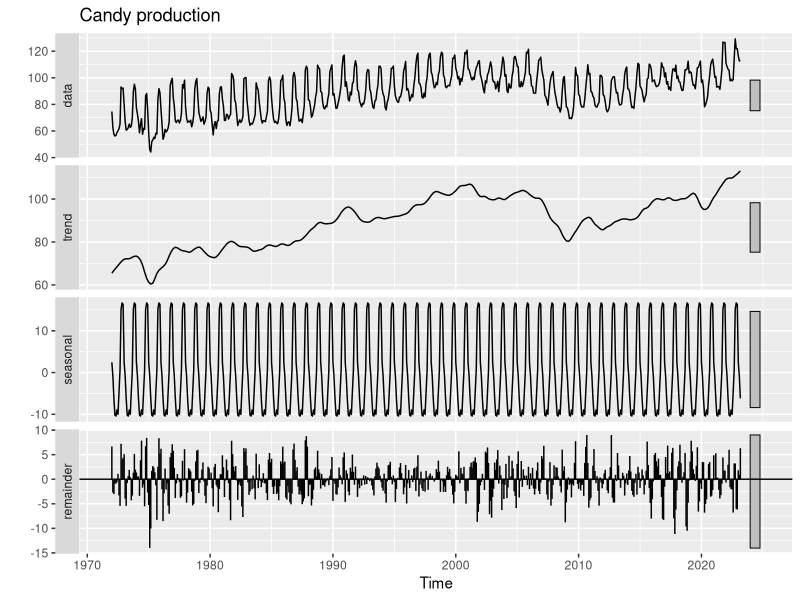
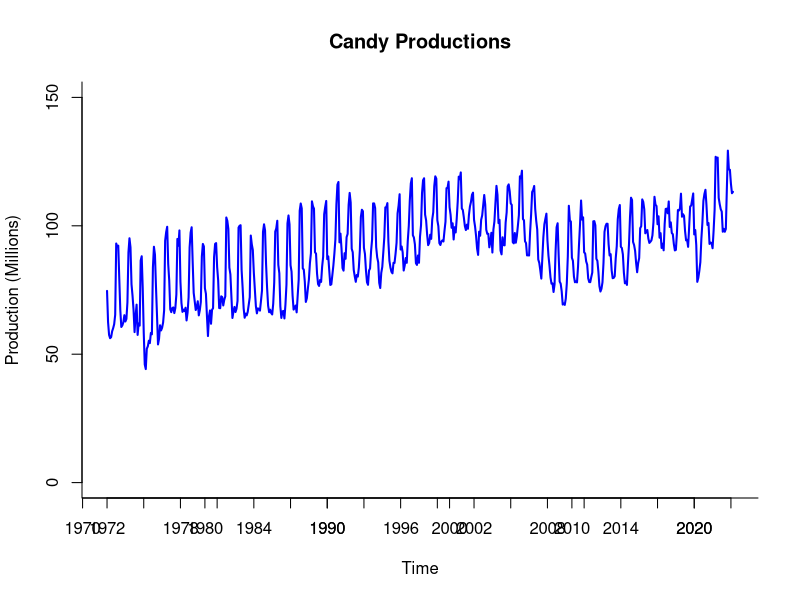
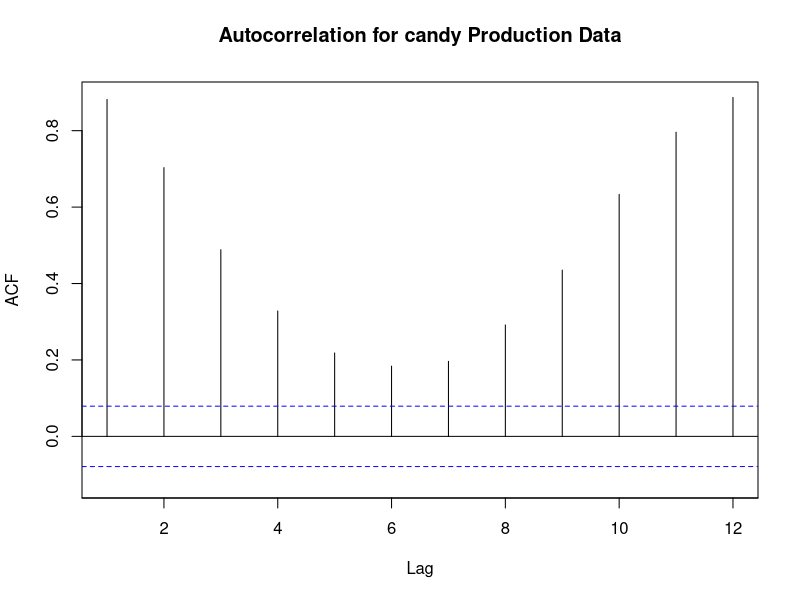

Write the R code that produced these figures, in order.

library(forecast)
library(zoo)
setwd("C:\\Users\\STSC\\Documents\\SPRING-2023\\timeseries\\project\\CandyProduction\\");
 
### Reading file and creating dataframe
candy_df <- read.csv("candy_production.csv");

candy_df

head(candy_df)


## Renaming column name


names(candy_df)[1] <- 'date'
names(candy_df)[2] <- 'production'

head(candy_df)

### Data cleaning


which(is.na(candy_df))

sum(is.na(candy_df))


prod.ts <- ts(candy_df$production, start = c(1972,1), end=c(2023,3),
               freq = 12);

prod.ts

production.stl <- stl(prod.ts, s.window = "periodic")
autoplot(production.stl, main="Candy production")


plot(prod.ts, 
     xlab = "Time", ylab = "Production (Millions)", 
     ylim = c(0, 150), main = "Candy Productions", 
     col = "blue", bty = "l", lwd = 2)
axis(1, at = seq(1972, 2023, 3), labels = format(seq(1972, 2023, 3)))
 

autocor <- Acf(prod.ts, lag.max = 12, 
               main = "Autocorrelation for candy Production Data")


Lag <- round(autocor$lag, 0)
ACF <- round(autocor$acf, 3)
data.frame(Lag, ACF)

length(prod.ts)

##### 
# Spliting the dataset into validation and training dataset
# Spliting the dataset into 80-20 ratio of training and validation set
# Since the dataset has 615 entries assiging 120 as size of validation set
###
nValid <- 120

nTrain <- length(prod.ts) - nValid
train.ts <- window(prod.ts, start = c(1972, 1), end = c(1972, nTrain))
train.ts
valid.ts <- window(prod.ts, start = c(1972, nTrain + 1), end = c(1972, nTrain + nValid))
valid.ts

####
##
# Linear Regression model with trend
#
#

train.lin <- tslm(train.ts ~ trend)

summary(train.lin)

####
##
# Trailing MA with 4, 7 and 10 window size
#
#

ma.trailing_4 <- rollmean(train.ts, k = 4, align = "right")
ma.trailing_7 <- rollmean(train.ts, k = 7, align = "right")
ma.trailing_10 <- rollmean(train.ts, k = 10, align = "right")
head(ma.trailing_4)
tail(ma.trailing_4)
head(ma.trailing_10)
tail(ma.trailing_7)

#####
##
#
#  Trailing MA forecasting
#
#

ma.trail_4.pred <- forecast(ma.trailing_4, h = nValid, level = 0)
ma.trail_4.pred
ma.trail_7.pred <- forecast(ma.trailing_7, h = nValid, level = 0)
ma.trail_7.pred
ma.trail_10.pred <- forecast(ma.trailing_10, h = nValid, level = 0)
ma.trail_10.pred

###
##
#  Accuracy comparision on Trailing MA
#
#

round(accuracy(ma.trail_4.pred$mean, valid.ts), 3)
round(accuracy(ma.trail_7.pred$mean, valid.ts),3)
round(accuracy(ma.trail_10.pred$mean, valid.ts), 3)

##
#
#  Regression Model - trend with seasonality for training data
# 
trend.seas <- tslm(train.ts ~ trend + season)
summary(trend.seas)
trend.seas.pred <- forecast(trend.seas, h = nValid, level = 0)
trend.seas.pred

####
##
#  Regression Model residuals of training set
#
#
trend.seas.res <- trend.seas$residuals
trend.seas.res

####
##
# Trailing MA on the residuels of LM of trend+seasonality 
#
ma.trail.res <- rollmean(trend.seas.res, k = 4, align = "right")
ma.trail.res
ma.trail.res.pred <- forecast(ma.trail.res, h = nValid, level = 0)
ma.trail.res.pred


###
# 
#  Two level residuels forecasting
#
#
fst.2level <- trend.seas.pred$mean + ma.trail.res.pred$mean
fst.2level
valid.df <- round(data.frame(valid.ts, trend.seas.pred$mean, 
                             ma.trail.res.pred$mean, 
                             fst.2level), 3)
names(valid.df) <- c("Production", "Regression.Fst", 
                     "MA.Residuals.Fst", "Combined.Fst")
valid.df

###
#
# Accuracy calculation based on validation data for 
# both trend+seasonality linear model and 2level model(ma+lm)
#
round(accuracy(trend.seas.pred$mean, valid.ts), 3)
round(accuracy(fst.2level, valid.ts), 3)
 

####
##
#
#  LM model on whole dataset on trend and seasonality
#
#
tot.trend.seas <- tslm(prod.ts ~ trend + season)
summary(tot.trend.seas)
tot.trend.seas.pred <- forecast(tot.trend.seas, h = 12, level = 0)
tot.trend.seas.pred

###
# Residuels
#
tot.trend.seas.res <- tot.trend.seas$residuals
tot.trend.seas.res

# Use trailing MA to forecast residuals for entire data set.
tot.ma.trail.res <- rollmean(tot.trend.seas.res, k = 4, align = "right")
tot.ma.trail.res

# Create forecast for trailing MA residuals for future 12 periods.
tot.ma.trail.res.pred <- forecast(tot.ma.trail.res, h = 12, level = 0)
tot.ma.trail.res.pred

# Develop 2-level forecast for future 12 periods by combining 
# regression forecast and trailing MA for residuals for future
# 12 periods.
tot.fst.2level <- tot.trend.seas.pred$mean + tot.ma.trail.res.pred$mean
tot.fst.2level

# Create a table with regression forecast, trailing MA for residuals,
# and total forecast for future 12 periods.
future12.df <- data.frame(tot.trend.seas.pred$mean, tot.ma.trail.res.pred$mean, 
                          tot.fst.2level)
names(future12.df) <- c("Regression.Fst", "MA.Residuals.Fst", "Combined.Fst")
future12.df

 
# Use accuracy() function to identify common accuracy measures.
# Use round() function to round accuracy measures to three decimal digits.
# Use accuracy() function to identify common accuracy measures.
# Use round() function to round accuracy measures to three decimal digits.
product.snaive.pred <- snaive(train.ts, h = nValid)
product.snaive.pred
round(accuracy(product.snaive.pred$mean, valid.ts), 3)
round(accuracy(trend.seas.pred$mean, valid.ts), 3)
round(accuracy(fst.2level, valid.ts), 3)



# Create simple exponential smoothing (SES)with alpha = 0.2.
# Use ets() function with model = "ANN", i.e., additive error(A), no trend (N),
# & no seasonality (N). Use alpha = 0.2 to fit SES over the original data.
ses.orig <- ets(prod.ts, model = "ANN", alpha = 0.2)
ses.orig

# Use ets() function with model = "AAN", i.e., additive error(A), 
# additive trend (A), & no seasonality (N). 
h.AAN <- ets(train.ts, model = "AAN", alpha = 0.1, beta = 0.1)
h.AAN
hw.ZZZ <- ets(train.ts, model = "ZZZ")
hw.ZZZ
# Use forecast() function to make predictions using this HW model with 
# validation period (nValid). 
# Show predictions in tabular format.
hw.ZZZ.pred <- forecast(hw.ZZZ, h = nValid, level = 0)
hw.ZZZ.pred


## FORECAST WITH HOLT-WINTER'S MODEL USING ENTIRE DATA SET INTO
## THE FUTURE FOR 12 PERIODS.

# Create Holt-Winter's (HW) exponential smoothing for  production data set. 
# Use ets() function with model = "ZZZ", to identify the best HW option
# and optimal alpha, beta, & gamma to fit HW for the entire data period.
HW.ZZZ <- ets(prod.ts, model = "ZZZ")
HW.ZZZ
hw.ZZZ <- ets(train.ts, model = "ZZZ")
hw.ZZZ
# Use forecast() function to make predictions using this HW model for
# 12 month into the future.
hw.ZZZ.pred <- forecast(hw.ZZZ, h = 12 , level = 0)
hw.ZZZ.pred
HW.ZZZ.pred <- forecast(HW.ZZZ, h = 12 , level = 0)
HW.ZZZ.pred


# Identify performance measures for HW forecast.
round(accuracy(HW.ZZZ.pred$fitted, prod.ts), 3)
round(accuracy(hw.ZZZ.pred$fitted, prod.ts), 3)
round(accuracy(snaive(prod.ts)$fitted, prod.ts), 3)

